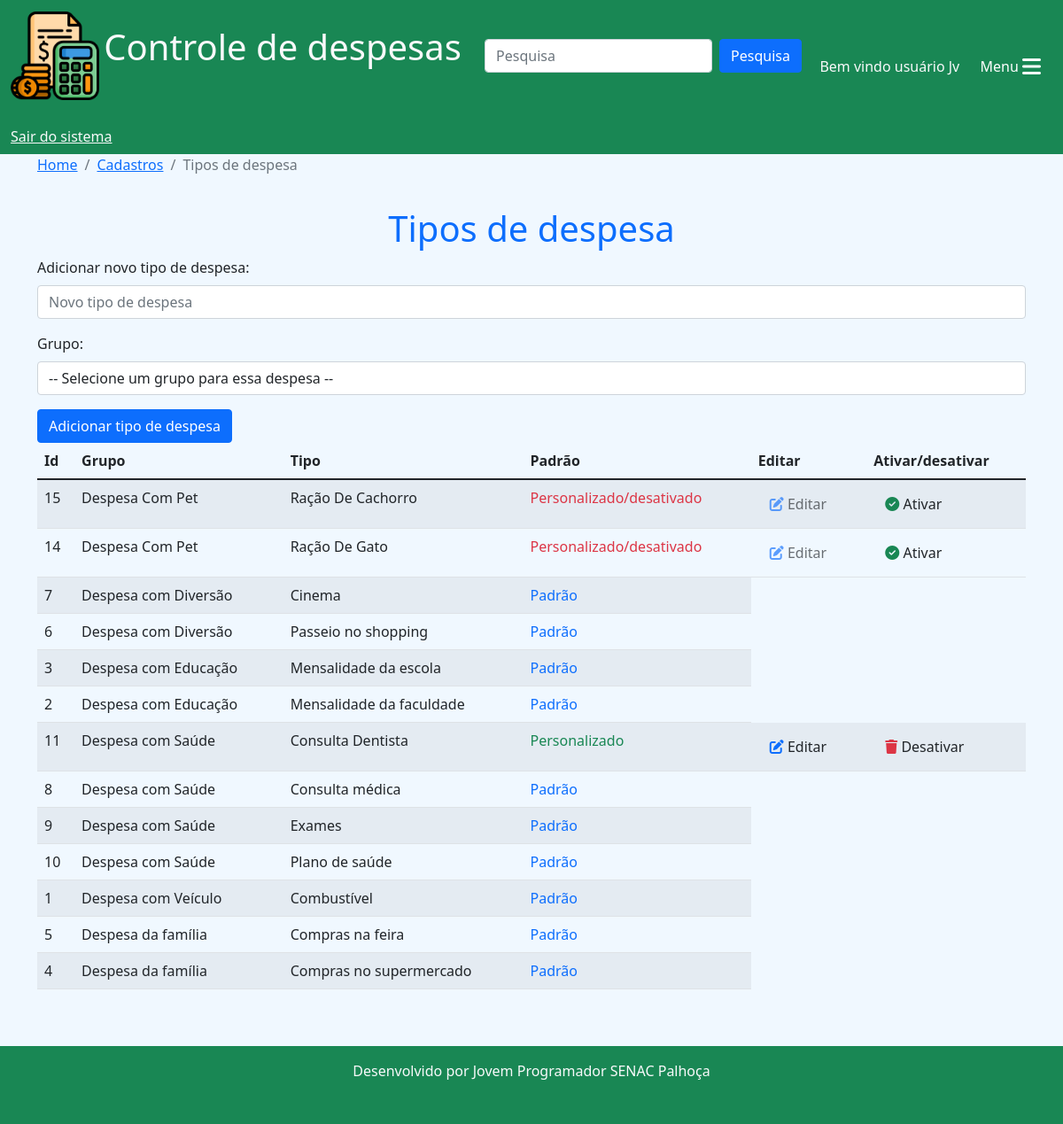
Page /cadastros/tipos/ (signed in) on the committed database.
### cadastros/models.py (models this page shows, shortened)
class TipoDespesa(models.Model):
    tipo = models.CharField(max_length=80)
    padrao = models.BooleanField(default=False)
    usuario = models.ForeignKey(User, on_delete=models.CASCADE, blank=True, null=True)
    grupo = models.ForeignKey(GrupoDespesa, on_delete=models.CASCADE)
    ativo = models.BooleanField(default=True)
    class Meta:
        verbose_name = 'Tipo de despesa'
        verbose_name_plural = 'Tipos de despesa'

class GrupoDespesa(models.Model):
    grupo = models.CharField(max_length=50)
    padrao = models.BooleanField(default=False)
    usuario = models.ForeignKey(User, on_delete=models.CASCADE, blank=True, null=True)
    ativo = models.BooleanField(default=True)
    class Meta:
        verbose_name = 'Grupo de despesa'
        verbose_name_plural = 'Grupos de despesa'
    def __str__(self):
        return self.grupo

### cadastros/views.py (the view)
# urls.py: path('tipos/', views.tipos, name='tipos'),
@login_required(login_url='login')
def tipos(request):
    user = request.user
    grupos = GrupoDespesa.objects.all().filter(
        Q(usuario=user) | Q(padrao=True), Q(ativo=True)
    ).order_by('grupo')
    tipos = TipoDespesa.objects.all().filter(
        Q(usuario=user) | Q(padrao=True)
    ).order_by('grupo__grupo', 'tipo')
    return render(request, 'tipos.html', {"grupos":grupos, "tipos":tipos})

### cadastros/templates/tipos.html (shortened to what this page needs)
{% extends 'base.html'%}
{% block 'conteudo'%}
<nav aria-label="breadcrumb">
  <ol class="breadcrumb">
    <li class="breadcrumb-item"><a href="{% url 'home'%}">Home</a></li>
    <li class="breadcrumb-item"><a href="{% url 'cadastros'%}">Cadastros</a></li>
    <li class="breadcrumb-item active" aria-current="page">Tipos de despesa</li>
  </ol>
</nav>
<h1 style="padding-top: 20px;" class="text-center text-primary">Tipos de despesa</h1>
<div class="row">
  <div class="col-12">
    <form method="post" action="{% url 'adicionar_tipo'%}" enctype="multipart/form-data">
      <div class="mb-3">
        <label class="form-label">Adicionar novo tipo de despesa: </label>
        <input type="text" class="form-control" name="tipo" placeholder="Novo tipo de despesa" value="{{request.POST.tipo}}">
      </div>
      <div class="mb-3">
        <label class="form-label">Grupo: </label>
        <select name="grupo" class="form-control">
          <option value="" selected>-- Selecione um grupo para essa despesa --</option>
        </select>
      </div>
      <button type="submit" class="btn btn-primary">Adicionar tipo de despesa</button>
    </form>
  </div>
  <div class="col-12 table-responsive">
    <table class="table table-striped table-hover">
      <thead>
        <tr>
          <th scope="col">Id</th>
          <th scope="col">Grupo</th>
          <th scope="col">Tipo</th>
          <th scope="col">Padrão</th>
          <th scope="col">Editar</th>
          <th scope="col">Ativar/desativar</th>
        </tr>
      </thead>
      <tbody>
        {% for c in tipos%}
        <tr>
            <td>{{c.id}}</td>
            <td>{{c.grupo}}</td>
            <td>{{c.tipo}}</td>
            {% if not c.padrao %}
            {% if c.ativo %}
            <td class="text-success">Personalizado</td>
            {% else %}
            <td class="text-danger">Personalizado/desativado</td>
            {% endif %}
            {% if c.ativo %}
            <td><a href="{% url 'alterar_tipo' c.id%}" class="btn" title="Alterar tipo de despesa"><i class="fa-solid fa-pen-to-square text-primary"></i> Editar</a></td>
            <td><a href="{% url 'desativar_tipo' c.id%}" class="btn" title="Desativar tipo"><i class="fa-solid fa-trash text-danger"></i> Desativar</a></td>
            {% else %}
            <td><a href="{% url 'alterar_tipo' c.id%}" class="btn disabled" title="Tipos de despesa desativados não podem ser alterados"><i class="fa-solid fa-pen-to-square text-primary"></i> Editar</a></td>
            <td><a href="{% url 'desativar_tipo' c.id%}" class="btn" title="Reativar tipo"><i class="fa-solid fa-circle-check text-success"></i> Ativar</a></td>
            {% endif %}
            {% else %}
            <td class="text-primary">Padrão</td>
            {% endif %}
        </tr>
        {%endfor%}
      </tbody>
    </table>
  </div>
</div>
{% endblock %}

### templates/base.html (shortened to what this page needs)
{% load static %}
<!DOCTYPE html>
<html lang="pt-br">
<head>
    <link href="https://cdn.jsdelivr.net/npm/bootstrap@5.1.3/dist/css/bootstrap.min.css" rel="stylesheet">
    <link rel="stylesheet" href="{% static 'css/estilo.css'%}">
</head>
<body>
    <nav class="navbar navbar-light bg-success">
        <div class="container-fluid">
          <a class="navbar-brand text-light" href="{% url 'home'%}">
            <img src="{% static 'img/icone_despesas.png'%}" width="100" height="100" class="d-inline-block align-text-middle">
            <span class="fs-1">Controle de despesas</span>
          </a>
          <form class="d-flex" action="{% url 'pesquisa'%}">
            <input class="form-control me-2" type="search" placeholder="Pesquisa" aria-label="Search" name="termo">
            <button class="btn btn-primary" type="submit">Pesquisa</button>
          </form>
          {% if user.first_name != ''%}
          <span class="text-light mt-4">Bem vindo {{user.first_name}} {{user.last_name}}</span>
          {% else %}
          <span class="text-light mt-4">Bem vindo usuário {{user}}</span>
          {% endif %}
          <button class="btn btn-success text-end mt-4" type="button" data-bs-toggle="offcanvas" data-bs-target="#offcanvasScrolling" aria-controls="offcanvasScrolling">Menu <i class="fa fa-bars fa-xl"></i></button>
          {% if user.is_authenticated %}
          <a href="{% url 'logout'%}" class="text-light mt-4">Sair do sistema</a>
          {% else %}
          <a href="{% url 'login'%}" class="text-light mt-4">Faça seu login</a>
          {% endif %}
        </div>
    </nav>
      <div class="container">
       {% block 'conteudo'%}
       {% endblock %}
      </div>
    <footer class="text-center text-light bg-success mt-5 pb-3">
        <p class="py-3">Desenvolvido por Jovem Programador SENAC Palhoça</p>
    </footer>
</body>
</html>

### templates/static/css/estilo.css (style rules this page uses)
* { margin: 0; padding: 0; }
body { background-color: aliceblue; }

### rows in the picture
TipoDespesa: id "15", grupo "Despesa Com Pet", tipo "Ração De Cachorro", padrao "Personalizado/desativado"
TipoDespesa: id "14", grupo "Despesa Com Pet", tipo "Ração De Gato", padrao "Personalizado/desativado"
TipoDespesa: id "7", grupo "Despesa com Diversão", tipo "Cinema", padrao "Padrão"
TipoDespesa: id "6", grupo "Despesa com Diversão", tipo "Passeio no shopping", padrao "Padrão"
TipoDespesa: id "3", grupo "Despesa com Educação", tipo "Mensalidade da escola", padrao "Padrão"
TipoDespesa: id "2", grupo "Despesa com Educação", tipo "Mensalidade da faculdade", padrao "Padrão"
TipoDespesa: id "11", grupo "Despesa com Saúde", tipo "Consulta Dentista", padrao "Personalizado"
TipoDespesa: id "8", grupo "Despesa com Saúde", tipo "Consulta médica", padrao "Padrão"
TipoDespesa: id "9", grupo "Despesa com Saúde", tipo "Exames", padrao "Padrão"
TipoDespesa: id "10", grupo "Despesa com Saúde", tipo "Plano de saúde", padrao "Padrão"
TipoDespesa: id "1", grupo "Despesa com Veículo", tipo "Combustível", padrao "Padrão"
TipoDespesa: id "5", grupo "Despesa da família", tipo "Compras na feira", padrao "Padrão"
TipoDespesa: id "4", grupo "Despesa da família", tipo "Compras no supermercado", padrao "Padrão"

### other values in the picture
{{ user }} "Jv"
